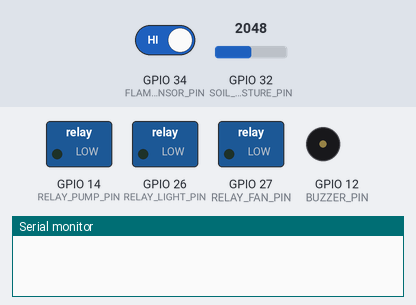
Simulated run of this sketch. Board: ESP32. Shown: switched loads named in the sketch (green lamp = pin HIGH), buzzer (waves = sounding, pin HIGH), the last lines printed to the serial monitor. The test bench sets the inputs (shaded band); at power-on: GPIO 34 (FLAME_SENSOR_PIN) HIGH, GPIO 32 (SOIL_MOISTURE_PIN) = 2048. WiFi joins after 1.5 s; servers stay silent unless stated; uploads are accepted with an empty reply.

Above: at 0.0 s.
At 3.7 s:
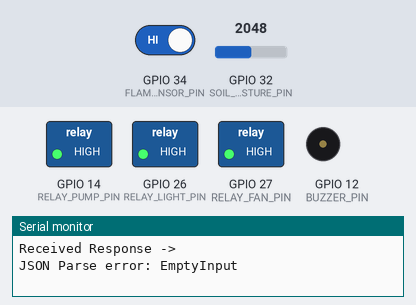
3.8 s: GPIO 34 (FLAME_SENSOR_PIN) driven LOW
At 4.8 s:
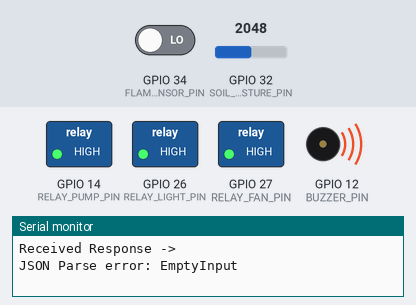
Timing chart, 0 to 6.8 s (numbered marks = the images above; inputs shaded):
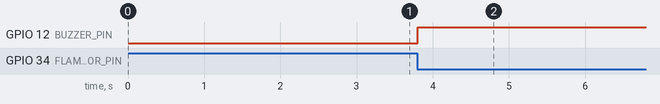

Measured:
- after the input at 3.8 s, GPIO 12 (BUZZER_PIN): LOW → HIGH at once

The sketch:

smart_home_esp32.ino
```cpp
/*
 * Smart Home Automation System - ESP32 Firmware
 *
 * Hardware Modules Supported:
 * 1. Light Control (Relay 1)
 * 2. Fan Control (Relay 2)
 * 3. Fire Detection & Emergency Buzzer (Flame Sensor + Active Buzzer)
 * 4. Soil Humidity Measurement & Water Pump (Soil Moisture Sensor + Relay 3)
 *
 * Required Libraries:
 * - WiFi.h (Built-in ESP32)
 * - HTTPClient.h (Built-in ESP32)
 * - ArduinoJson (Install via Library Manager by Benoit Blanchon v6.x)
 */

#include <WiFi.h>
#include <HTTPClient.h>
#include <ArduinoJson.h>

// --- WiFi Credentials ---
const char* ssid = "YOUR_WIFI_SSID";
const char* password = "YOUR_WIFI_PASSWORD";

// --- Server Config ---
// Replace with your Laptop/Server local IP address (e.g., http://192.168.1.100:8000)
const char* serverUrl = "http://192.168.1.100:8000/api/telemetry";

// --- Hardware Pin Definitions ---
#define RELAY_LIGHT_PIN     26   // Relay 1 - Light
#define RELAY_FAN_PIN       27   // Relay 2 - Fan
#define RELAY_PUMP_PIN      14   // Relay 3 - Water Pump
#define BUZZER_PIN          12   // Active Buzzer
#define FLAME_SENSOR_PIN    34   // Flame/Smoke Sensor (Digital In)
#define SOIL_MOISTURE_PIN   32   // Soil Moisture Sensor (Analog In ADC)

// Soil Moisture Calibration (Adjust according to dry/wet sensor readings)
const int DRY_SENSOR_VALUE = 3200;  // Raw ADC value in dry air
const int WET_SENSOR_VALUE = 1300;  // Raw ADC value in water

// Polling interval (milliseconds)
const unsigned long POLL_INTERVAL = 2000;
unsigned long lastPollTime = 0;

void setup() {
  Serial.begin(115200);
  delay(1000);
  Serial.println("\n=== Initializing Smart Home ESP32 Node ===");

  // Setup Pin Modes
  pinMode(RELAY_LIGHT_PIN, OUTPUT);
  pinMode(RELAY_FAN_PIN, OUTPUT);
  pinMode(RELAY_PUMP_PIN, OUTPUT);
  pinMode(BUZZER_PIN, OUTPUT);

  pinMode(FLAME_SENSOR_PIN, INPUT);
  pinMode(SOIL_MOISTURE_PIN, INPUT);

  // Set default relay outputs (Assuming Active LOW relays)
  digitalWrite(RELAY_LIGHT_PIN, HIGH);
  digitalWrite(RELAY_FAN_PIN, HIGH);
  digitalWrite(RELAY_PUMP_PIN, HIGH);
  digitalWrite(BUZZER_PIN, LOW);

  // Connect to WiFi
  connectWiFi();
}

void loop() {
  // 1. Immediate Local Safety Check (Fire Detection)
  bool isFireDetected = readFlameSensor();
  if (isFireDetected) {
    digitalWrite(BUZZER_PIN, HIGH); // Immediate alarm trigger
  }

  // 2. Periodic Telemetry Push & Target State Fetch
  if (millis() - lastPollTime >= POLL_INTERVAL) {
    lastPollTime = millis();

    if (WiFi.status() == WL_CONNECTED) {
      float moisturePercentage = readSoilMoisture();
      sendTelemetryAndSync(moisturePercentage, isFireDetected);
    } else {
      Serial.println("WiFi disconnected! Attempting reconnect...");
      connectWiFi();
    }
  }
}

void connectWiFi() {
  Serial.print("Connecting to WiFi network: ");
  Serial.println(ssid);
  WiFi.begin(ssid, password);

  int attempts = 0;
  while (WiFi.status() != WL_CONNECTED && attempts < 20) {
    delay(500);
    Serial.print(".");
    attempts++;
  }

  if (WiFi.status() == WL_CONNECTED) {
    Serial.println("\nWiFi Connected!");
    Serial.print("ESP32 IP Address: ");
    Serial.println(WiFi.localIP());
  } else {
    Serial.println("\nWiFi Connection Failed! Will retry in main loop.");
  }
}

bool readFlameSensor() {
  // Active LOW or HIGH depending on Flame sensor module
  int sensorVal = digitalRead(FLAME_SENSOR_PIN);
  return (sensorVal == LOW); // LOW typically indicates flame detected
}

float readSoilMoisture() {
  int rawAnalog = analogRead(SOIL_MOISTURE_PIN);
  // Map ADC value to percentage (0% to 100%)
  float percentage = map(rawAnalog, DRY_SENSOR_VALUE, WET_SENSOR_VALUE, 0, 100);
  percentage = constrain(percentage, 0.0, 100.0);
  return percentage;
}

void sendTelemetryAndSync(float soilMoisture, bool fireDetected) {
  HTTPClient http;
  http.begin(serverUrl);
  http.addHeader("Content-Type", "application/json");

  // Create JSON Payload
  StaticJsonDocument<200> reqDoc;
  reqDoc["soil_moisture"] = soilMoisture;
  reqDoc["fire_detected"] = fireDetected;

  String reqBody;
  serializeJson(reqDoc, reqBody);

  Serial.print("Sending Telemetry -> ");
  Serial.println(reqBody);

  int httpCode = http.POST(reqBody);

  if (httpCode == HTTP_CODE_OK) {
    String response = http.getString();
    Serial.print("Received Response -> ");
    Serial.println(response);

    StaticJsonDocument<300> respDoc;
    DeserializationError error = deserializeJson(respDoc, response);

    if (!error) {
      const char* lightState = respDoc["light"];
      const char* fanState   = respDoc["fan"];
      const char* pumpState  = respDoc["pump"];
      const char* buzzerState = respDoc["buzzer"];

      // Update Relays (Active LOW assumed: LOW = Relay ON, HIGH = Relay OFF)
      digitalWrite(RELAY_LIGHT_PIN, (String(lightState) == "ON") ? LOW : HIGH);
      digitalWrite(RELAY_FAN_PIN,   (String(fanState) == "ON")   ? LOW : HIGH);
      digitalWrite(RELAY_PUMP_PIN,  (String(pumpState) == "ON")  ? LOW : HIGH);

      // Update Buzzer (HIGH = Sounding, LOW = Silent)
      if (String(buzzerState) == "ON" || (fireDetected && String(buzzerState) != "MUTE")) {
        digitalWrite(BUZZER_PIN, HIGH);
      } else {
        digitalWrite(BUZZER_PIN, LOW);
      }
    } else {
      Serial.print("JSON Parse error: ");
      Serial.println(error.c_str());
    }
  } else {
    Serial.print("HTTP POST Error Code: ");
    Serial.println(httpCode);
  }

  http.end();
}
```
